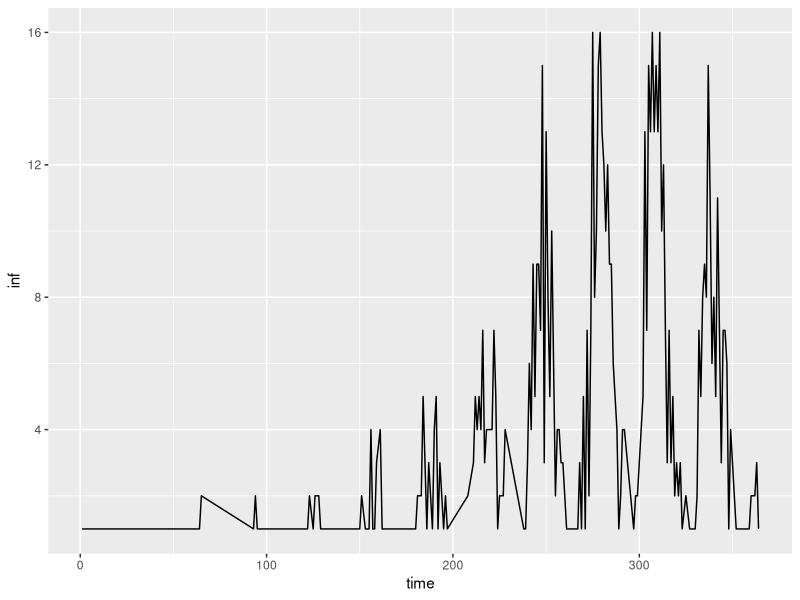

Here is the R script that generated this plot: (Note: a time limit stopped this script after it produced the figure.)
rm(list=ls())
gc()
library(tidyverse)
library(purrr)

initial_pop <- data.frame(No=1:1000, 
                          HH=rep(1:200, each=5), 
                          S=c(0,rep(1,999)), 
                          E=c(1,rep(0,999)), Ecounter=c(28,rep(0,999)), 
                          I=0, Icounter=0, 
                          R=0) # 200 households, 4 compartments (SEIR)
results <- initial_pop[,1:2] %>% mutate(Itype=NA) # number of infections per household over time

time <- 52*7 # num days to simulate (12 months total)

# incubation period and infectious period fixed
num_weeks_inc = 4*7
num_weeks_inf = 1*7

SEIR <- function(d, res, b, inc, inf) {
  
  total_inf <- data.frame(HH=1:200, I=0)
  
  for (i in 1:time) {
    d$R[d$Icounter==inf] <- 1
    d$I[d$Icounter==inf] <- 0
    d$Icounter[d$Icounter==inf] <- 0
    
    d$I[d$Ecounter==inc] <- 1
    d$E[d$Ecounter==inc] <- 0
    d$Ecounter[d$Ecounter==inc] <- 0
    
    summary_data <- d %>% group_by(HH) %>% 
      mutate(Ih=sum(I)) %>% ungroup() %>% mutate(Ic=sum(I)-Ih) 
    res <- res %>% cbind(I=summary_data$I)
    
    risk_hh <- summary_data$S*4*b*summary_data$Ih/1000
    risk_c <- summary_data$S*b*summary_data$Ic/1000
    
    # print(risk_hh[1:10])
    # print(risk_c[1:10])

    new_inf_hh <- rbinom(nrow(d), 1, risk_hh)
    new_inf_c <- rbinom(nrow(d), 1, risk_c)
    
    # print(new_inf_hh[1:10])
    # print(new_inf_c[1:10])
    
    d$E[new_inf_hh==1|new_inf_c==1] <- 1
    case_type <- case_when(new_inf_hh==1&new_inf_c==1~"B",
                           new_inf_hh==1~"H", 
                           new_inf_c==1~"C")
    res$Itype <- ifelse(!is.na(res$Itype), res$Itype, case_type)
    d$Ecounter[d$E==1] <- d$Ecounter[d$E==1] + 1
    d$Icounter[d$I==1] <- d$Icounter[d$I==1] + 1
    d$S[d$E==1] <- 0
  }
  return(res)
}

 
final <- SEIR(initial_pop, results, 0.35, num_weeks_inc, num_weeks_inf)
names(final) <- c("No", "HH", "Type", 1:time)
f <- final %>% pivot_longer(cols = 4:ncol(.), names_to = "time") %>% mutate(time=as.numeric(time))
f <- f %>% group_by(No, value) %>% summarise_all(first) %>% filter(value==1) %>% arrange(time) 
f
f %>% 
  group_by(time) %>% summarise(inf=sum(value)) %>% ggplot(aes(time, inf)) + geom_line()

hh <- 0
community <- 0
res <- rep(0, time)
beta <- 0.35
for (i in 1:100) {
  final <- SEIR(initial_pop, results, beta, num_weeks_inc, num_weeks_inf)
  names(final) <- c("No", "HH", "Type", 1:time)
  f <- final %>% pivot_longer(cols = 4:ncol(.), names_to = "time") %>% mutate(time=as.numeric(time))
  f <- f %>% group_by(No, value) %>% summarise_all(first) %>% filter(value==1) 
  total_inf <- f %>% group_by(time) %>% summarise(inf=sum(value)) %>% full_join(expand.grid(time=1:time)) %>% replace_na(list(inf=0)) %>% arrange(time)
  res <- res+total_inf$inf
}
res <- res/100
res

average <- data.frame(time=1:time, res)
average %>% ggplot(aes(time, res)) + geom_line()
